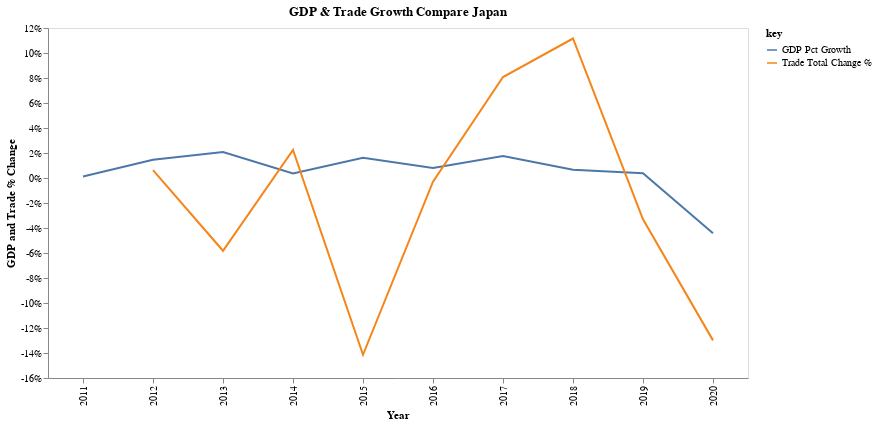

Write notebook code for a chart like this one.
### Code cell
my_altair.get_time_series_gdp_trade_trend_chart("Japan")

### Figure 1 — Vega-Lite specification as saved in the notebook (floating-point values rounded to 4 significant figures)
{"config": {"view": {"continuousWidth": 400, "continuousHeight": 300}, "axis": {"grid": false}}, "layer": [{"mark": "line", "encoding": {"color": {"field": "key", "type": "nominal"}, "x": {"axis": {"title": "Year"}, "field": "Year", "type": "nominal"}, "y": {"axis": {"labelExpr": "datum.value + \"%\"", "title": "GDP and Trade % Change"}, "field": "value", "type": "quantitative"}}, "height": 350, "title": "GDP & Trade Growth Compare Japan", "transform": [{"fold": ["GDP Pct Growth", "Trade Total Change %"]}], "width": 700}, {"mark": {"type": "circle", "color": "red", "opacity": 0.0, "size": 1000}, "encoding": {"tooltip": [{"field": "GDP Growth Pct", "type": "quantitative"}, {"field": "Trade Total Change %", "type": "quantitative"}], "x": {"axis": {"title": ""}, "field": "Year", "type": "nominal"}, "y": {"axis": {"title": ""}, "field": "value", "type": "quantitative"}}, "transform": [{"fold": ["GDP Pct Growth", "Trade Total Change %"]}], "width": 700}], "data": {"name": "data-cd9a6e9ed06da87e312966b10326b5af"}, "$schema": "https://vega.github.io/schema/vega-lite/v4.17.0.json", "datasets": {"data-cd9a6e9ed06da87e312966b10326b5af": [{"Country": "Japan", "Metric Year": "2011-01-01", "Year": 2011, "AFF value added": 1.08, "Exports G & S Pct GDP": 14.77, "Exports G & S Pct US dollar": 930700000000.0, "Exports G & S annual growth %": -0.1196, "GDP": 6233000000000.0, "GDP 2015 US dollar": 4220000000000.0, "GDP Growth Pct": 0.1165, "GDP curr LCU": 497400000000000.0, "GDP per capita": 48760, "GNI": 6414000000000.0, "GNI Atlas": 6068000000000.0, "GNI PPP": 4764000000000.0, "GNI per capita Atlas": 37270, "GNI per capita PPP": 47470.0, "Gross capital formation": 23.54, "Gross domestic savings": 22.89, "Gross fixed capital formation": 23.35, "Gross fixed capital formation, private sector": 16.83, "Gross national expenditure Pct GDP": 100.6, "Gross savings Pct GDP": 25.58, "HH final consumer expenditure": 57.22, "Imports of G & S Pct GDP": 15.42, "Imports of G & S Pct annual growth": 5.728, "Imports of G & S current US dollar": 970200000000.0, "Industry Pct GDP": 26.7, "Manufacturing Pct GDP": 19.54, "Merchandise Trade % GDP": 26.93, "Net trade in G & S US dollar": -39540000000.0, "Net trade in Goods US dollar": -4474000000.0, "Population": 127833000, "Population growth": -0.19, "Services Pct GDP": 71.69, "Services value added GDP": 0.9075, "Textiles and clothing %  manufacturing": 1.921, "Trade Pct GDP": 30.19, "GDP $B": "$6233B", "GDP Pct Growth %": "0.12%", "GDP Pct Growth": 0.12, "Imports G & S Pct GDP": 15.42, "Net Trade Pct GDP": -0.65, "Trade Pct GDP %": 0.3, "Trade Total": 1870000000000.0, "Prev Year": 2010, "Year_curr": 2011, "Trade Total Change": null, "Trade Total Change %": null}, {"Country": "Japan", "Metric Year": "2012-01-01", "Year": 2012, "AFF value added": 1.123, "Exports G & S Pct GDP": 14.41, "Exports G & S Pct US dollar": 913600000000.0, "Exports G & S annual growth %": 0.1457, "GDP": 6272000000000.0, "GDP 2015 US dollar": 4278000000000.0, "GDP Growth Pct": 1.456, "GDP curr LCU": 500500000000000.0, "GDP per capita": 49145, "GNI": 6446000000000.0, "GNI Atlas": 6389000000000.0, "GNI PPP": 4932000000000.0, "GNI per capita Atlas": 38640, "GNI per capita PPP": 50060.0, "Gross capital formation": 24.0, "Gross domestic savings": 22.36, "Gross fixed capital formation": 23.77, "Gross fixed capital formation, private sector": 17.29, "Gross national expenditure Pct GDP": 101.6, "Gross savings Pct GDP": 24.9, "HH final consumer expenditure": 57.68, "Imports of G & S Pct GDP": 16.06, "Imports of G & S Pct annual growth": 5.453, "Imports of G & S current US dollar": 1015000000000.0, "Industry Pct GDP": 26.56, "Manufacturing Pct GDP": 19.67, "Merchandise Trade % GDP": 26.85, "Net trade in G & S US dollar": -101200000000.0, "Net trade in Goods US dollar": -53480000000.0, "Population": 127629000, "Population growth": -0.16, "Services Pct GDP": 71.75, "Services value added GDP": 1.508, "Textiles and clothing %  manufacturing": 1.756, "Trade Pct GDP": 30.47, "GDP $B": "$6272B", "GDP Pct Growth %": "1.46%", "GDP Pct Growth": 1.46, "Imports G & S Pct GDP": 16.06, "Net Trade Pct GDP": -1.65, "Trade Pct GDP %": 0.3, "Trade Total": 1882000000000.0, "Prev Year": 2011, "Year_curr": 2012, "Trade Total Change": 11760000000.0, "Trade Total Change %": 0.63}, {"Country": "Japan", "Metric Year": "2013-01-01", "Year": 2013, "AFF value added": 1.067, "Exports G & S Pct GDP": 15.78, "Exports G & S Pct US dollar": 830300000000.0, "Exports G & S annual growth %": 0.8106, "GDP": 5212000000000.0, "GDP 2015 US dollar": 4364000000000.0, "GDP Growth Pct": 2.079, "GDP curr LCU": 508700000000000.0, "GDP per capita": 40898, "GNI": 5392000000000.0, "GNI Atlas": 6226000000000.0, "GNI PPP": 5194000000000.0, "GNI per capita Atlas": 40760, "GNI per capita PPP": 48850.0, "Gross capital formation": 24.42, "Gross domestic savings": 22.01, "Gross fixed capital formation": 24.56, "Gross fixed capital formation, private sector": 17.9, "Gross national expenditure Pct GDP": 102.4, "Gross savings Pct GDP": 25.25, "HH final consumer expenditure": 58.14, "Imports of G & S Pct GDP": 18.19, "Imports of G & S Pct annual growth": 3.169, "Imports of G & S current US dollar": 955500000000.0, "Industry Pct GDP": 26.65, "Manufacturing Pct GDP": 19.33, "Merchandise Trade % GDP": 29.7, "Net trade in G & S US dollar": -125100000000.0, "Net trade in Goods US dollar": -89650000000.0, "Population": 127445000, "Population growth": -0.14, "Services Pct GDP": 71.62, "Services value added GDP": 2.087, "Textiles and clothing %  manufacturing": 1.654, "Trade Pct GDP": 33.98, "GDP $B": "$5212B", "GDP Pct Growth %": "2.08%", "GDP Pct Growth": 2.08, "Imports G & S Pct GDP": 18.19, "Net Trade Pct GDP": -2.41, "Trade Pct GDP %": 0.34, "Trade Total": 1772000000000.0, "Prev Year": 2012, "Year_curr": 2013, "Trade Total Change": -109500000000.0, "Trade Total Change %": -5.82}, {"Country": "Japan", "Metric Year": "2014-01-01", "Year": 2014, "AFF value added": 0.9966, "Exports G & S Pct GDP": 17.42, "Exports G & S Pct US dollar": 863000000000.0, "Exports G & S annual growth %": 9.342, "GDP": 4897000000000.0, "GDP 2015 US dollar": 4377000000000.0, "GDP Growth Pct": 0.3628, "GDP curr LCU": 518800000000000.0, "GDP per capita": 38475, "GNI": 5079000000000.0, "GNI Atlas": 5656000000000.0, "GNI PPP": 5222000000000.0, "GNI per capita Atlas": 41030, "GNI per capita PPP": 44440.0, "Gross capital formation": 25.04, "Gross domestic savings": 22.44, "Gross fixed capital formation": 25.08, "Gross fixed capital formation, private sector": 18.45, "Gross national expenditure Pct GDP": 102.6, "Gross savings Pct GDP": 25.77, "HH final consumer expenditure": 57.63, "Imports of G & S Pct GDP": 20.01, "Imports of G & S Pct annual growth": 8.125, "Imports of G & S current US dollar": 991600000000.0, "Industry Pct GDP": 27.31, "Manufacturing Pct GDP": 19.59, "Merchandise Trade % GDP": 30.68, "Net trade in G & S US dollar": -128600000000.0, "Net trade in Goods US dollar": -99820000000.0, "Population": 127276000, "Population growth": -0.13, "Services Pct GDP": 70.88, "Services value added GDP": -0.4401, "Textiles and clothing %  manufacturing": 1.585, "Trade Pct GDP": 37.43, "GDP $B": "$4897B", "GDP Pct Growth %": "0.36%", "GDP Pct Growth": 0.36, "Imports G & S Pct GDP": 20.01, "Net Trade Pct GDP": -2.59, "Trade Pct GDP %": 0.37, "Trade Total": 1812000000000.0, "Prev Year": 2013, "Year_curr": 2014, "Trade Total Change": 39700000000.0, "Trade Total Change %": 2.24}, {"Country": "Japan", "Metric Year": "2015-01-01", "Year": 2015, "AFF value added": 1.034, "Exports G & S Pct GDP": 17.44, "Exports G & S Pct US dollar": 784700000000.0, "Exports G & S annual growth %": 3.211, "GDP": 4445000000000.0, "GDP 2015 US dollar": 4445000000000.0, "GDP Growth Pct": 1.615, "GDP curr LCU": 538000000000000.0, "GDP per capita": 34960, "GNI": 4620000000000.0, "GNI Atlas": 5006000000000.0, "GNI PPP": 5404000000000.0, "GNI per capita Atlas": 42510, "GNI per capita PPP": 39380.0, "Gross capital formation": 25.17, "Gross domestic savings": 24.61, "Gross fixed capital formation": 24.97, "Gross fixed capital formation, private sector": 18.08, "Gross national expenditure Pct GDP": 100.6, "Gross savings Pct GDP": 28.18, "HH final consumer expenditure": 55.77, "Imports of G & S Pct GDP": 17.99, "Imports of G & S Pct annual growth": 0.44, "Imports of G & S current US dollar": 808000000000.0, "Industry Pct GDP": 28.58, "Manufacturing Pct GDP": 20.46, "Merchandise Trade % GDP": 28.64, "Net trade in G & S US dollar": -23280000000.0, "Net trade in Goods US dollar": -7335000000.0, "Population": 127141000, "Population growth": -0.11, "Services Pct GDP": 69.8, "Services value added GDP": 1.426, "Textiles and clothing %  manufacturing": 1.744, "Trade Pct GDP": 35.43, "GDP $B": "$4445B", "GDP Pct Growth %": "1.61%", "GDP Pct Growth": 1.61, "Imports G & S Pct GDP": 17.99, "Net Trade Pct GDP": -0.55, "Trade Pct GDP %": 0.35, "Trade Total": 1556000000000.0, "Prev Year": 2014, "Year_curr": 2015, "Trade Total Change": -256200000000.0, "Trade Total Change %": -14.14}, {"Country": "Japan", "Metric Year": "2016-01-01", "Year": 2016, "AFF value added": 1.125, "Exports G & S Pct GDP": 16.06, "Exports G & S Pct US dollar": 811500000000.0, "Exports G & S annual growth %": 1.618, "GDP": 5004000000000.0, "GDP 2015 US dollar": 4478000000000.0, "GDP Growth Pct": 0.8119, "GDP curr LCU": 544400000000000.0, "GDP per capita": 39400, "GNI": 5178000000000.0, "GNI Atlas": 4888000000000.0, "GNI PPP": 5338000000000.0, "GNI per capita Atlas": 42040, "GNI per capita PPP": 38490.0, "Gross capital formation": 24.84, "Gross domestic savings": 25.64, "Gross fixed capital formation": 24.76, "Gross fixed capital formation, private sector": 0.0, "Gross national expenditure Pct GDP": 99.19, "Gross savings Pct GDP": 28.73, "HH final consumer expenditure": 54.7, "Imports of G & S Pct GDP": 15.25, "Imports of G & S Pct annual growth": -1.175, "Imports of G & S current US dollar": 771100000000.0, "Industry Pct GDP": 28.63, "Manufacturing Pct GDP": 20.29, "Merchandise Trade % GDP": 25.04, "Net trade in G & S US dollar": 40440000000.0, "Net trade in Goods US dollar": 51160000000.0, "Population": 126994511, "Population growth": -0.12, "Services Pct GDP": 69.89, "Services value added GDP": 0.8197, "Textiles and clothing %  manufacturing": 1.668, "Trade Pct GDP": 31.31, "GDP $B": "$5004B", "GDP Pct Growth %": "0.81%", "GDP Pct Growth": 0.81, "Imports G & S Pct GDP": 15.25, "Net Trade Pct GDP": 0.81, "Trade Pct GDP %": 0.31, "Trade Total": 1551000000000.0, "Prev Year": 2015, "Year_curr": 2016, "Trade Total Change": -4586000000.0, "Trade Total Change %": -0.29}, {"Country": "Japan", "Metric Year": "2017-01-01", "Year": 2017, "AFF value added": 1.128, "Exports G & S Pct GDP": 17.59, "Exports G & S Pct US dollar": 875500000000.0, "Exports G & S annual growth %": 6.619, "GDP": 4931000000000.0, "GDP 2015 US dollar": 4553000000000.0, "GDP Growth Pct": 1.759, "GDP curr LCU": 553100000000000.0, "GDP per capita": 38891, "GNI": 5113000000000.0, "GNI Atlas": 4943000000000.0, "GNI PPP": 5457000000000.0, "GNI per capita Atlas": 43040, "GNI per capita PPP": 38990.0, "Gross capital formation": 25.21, "Gross domestic savings": 25.97, "Gross fixed capital formation": 25.01, "Gross fixed capital formation, private sector": 0.0, "Gross national expenditure Pct GDP": 99.24, "Gross savings Pct GDP": 29.29, "HH final consumer expenditure": 54.61, "Imports of G & S Pct GDP": 16.83, "Imports of G & S Pct annual growth": 3.307, "Imports of G & S current US dollar": 837900000000.0, "Industry Pct GDP": 28.88, "Manufacturing Pct GDP": 20.44, "Merchandise Trade % GDP": 27.79, "Net trade in G & S US dollar": 37640000000.0, "Net trade in Goods US dollar": 43840000000.0, "Population": 126785797, "Population growth": -0.16, "Services Pct GDP": 69.54, "Services value added GDP": 1.12, "Textiles and clothing %  manufacturing": 1.668, "Trade Pct GDP": 34.42, "GDP $B": "$4931B", "GDP Pct Growth %": "1.76%", "GDP Pct Growth": 1.76, "Imports G & S Pct GDP": 16.83, "Net Trade Pct GDP": 0.76, "Trade Pct GDP %": 0.34, "Trade Total": 1676000000000.0, "Prev Year": 2016, "Year_curr": 2017, "Trade Total Change": 125300000000.0, "Trade Total Change %": 8.08}, {"Country": "Japan", "Metric Year": "2018-01-01", "Year": 2018, "AFF value added": 1.047, "Exports G & S Pct GDP": 18.33, "Exports G & S Pct US dollar": 929800000000.0, "Exports G & S annual growth %": 3.76, "GDP": 5037000000000.0, "GDP 2015 US dollar": 4579000000000.0, "GDP Growth Pct": 0.6609, "GDP curr LCU": 556200000000000.0, "GDP per capita": 39808, "GNI": 5229000000000.0, "GNI Atlas": 5295000000000.0, "GNI PPP": 5543000000000.0, "GNI per capita Atlas": 43810, "GNI per capita PPP": 41850.0, "Gross capital formation": 25.56, "Gross domestic savings": 25.58, "Gross fixed capital formation": 25.19, "Gross fixed capital formation, private sector": 0.0, "Gross national expenditure Pct GDP": 99.98, "Gross savings Pct GDP": 29.02, "HH final consumer expenditure": 54.84, "Imports of G & S Pct GDP": 18.31, "Imports of G & S Pct annual growth": 3.814, "Imports of G & S current US dollar": 928400000000.0, "Industry Pct GDP": 29.06, "Manufacturing Pct GDP": 20.69, "Merchandise Trade % GDP": 29.51, "Net trade in G & S US dollar": 1405000000.0, "Net trade in Goods US dollar": 10590000000.0, "Population": 126529100, "Population growth": -0.2, "Services Pct GDP": 69.46, "Services value added GDP": -0.05956, "Textiles and clothing %  manufacturing": 1.668, "Trade Pct GDP": 36.64, "GDP $B": "$5037B", "GDP Pct Growth %": "0.66%", "GDP Pct Growth": 0.66, "Imports G & S Pct GDP": 18.31, "Net Trade Pct GDP": 0.02, "Trade Pct GDP %": 0.37, "Trade Total": 1864000000000.0, "Prev Year": 2017, "Year_curr": 2018, "Trade Total Change": 187200000000.0, "Trade Total Change %": 11.16}, {"Country": "Japan", "Metric Year": "2019-01-01", "Year": 2019, "AFF value added": 1.007, "Exports G & S Pct GDP": 17.36, "Exports G & S Pct US dollar": 904600000000.0, "Exports G & S annual growth %": -1.425, "GDP": 5149000000000.0, "GDP 2015 US dollar": 4591000000000.0, "GDP Growth Pct": 0.3752, "GDP curr LCU": 561300000000000.0, "GDP per capita": 40777, "GNI": 5348000000000.0, "GNI Atlas": 5344000000000.0, "GNI PPP": 5589000000000.0, "GNI per capita Atlas": 44260, "GNI per capita PPP": 42330.0, "Gross capital formation": 25.76, "Gross domestic savings": 25.72, "Gross fixed capital formation": 25.38, "Gross fixed capital formation, private sector": 0.0, "Gross national expenditure Pct GDP": 100.0, "Gross savings Pct GDP": 29.34, "HH final consumer expenditure": 54.45, "Imports of G & S Pct GDP": 17.4, "Imports of G & S Pct annual growth": -0.4087, "Imports of G & S current US dollar": 913200000000.0, "Industry Pct GDP": 28.75, "Manufacturing Pct GDP": 20.31, "Merchandise Trade % GDP": 27.71, "Net trade in G & S US dollar": -8615000000.0, "Net trade in Goods US dollar": 1361000000.0, "Population": 126264931, "Population growth": -0.21, "Services Pct GDP": 69.3, "Services value added GDP": -0.02133, "Textiles and clothing %  manufacturing": 0.0, "Trade Pct GDP": 34.76, "GDP $B": "$5149B", "GDP Pct Growth %": "0.38%", "GDP Pct Growth": 0.38, "Imports G & S Pct GDP": 17.4, "Net Trade Pct GDP": -0.04, "Trade Pct GDP %": 0.35, "Trade Total": 1802000000000.0, "Prev Year": 2018, "Year_curr": 2019, "Trade Total Change": -61580000000.0, "Trade Total Change %": -3.3}, {"Country": "Japan", "Metric Year": "2020-01-01", "Year": 2020, "AFF value added": 0.0, "Exports G & S Pct GDP": 15.53, "Exports G & S Pct US dollar": 793300000000.0, "Exports G & S annual growth %": -11.74, "GDP": 5058000000000.0, "GDP 2015 US dollar": 4381000000000.0, "GDP Growth Pct": -4.423, "GDP curr LCU": 540000000000000.0, "GDP per capita": 40193, "GNI": 5146000000000.0, "GNI Atlas": 5079000000000.0, "GNI PPP": 5428000000000.0, "GNI per capita Atlas": 43130, "GNI per capita PPP": 40360.0, "Gross capital formation": 25.51, "Gross domestic savings": 25.52, "Gross fixed capital formation": 25.3, "Gross fixed capital formation, private sector": 0.0, "Gross national expenditure Pct GDP": 99.99, "Gross savings Pct GDP": 26.8, "HH final consumer expenditure": 53.4, "Imports of G & S Pct GDP": 15.54, "Imports of G & S Pct annual growth": -7.284, "Imports of G & S current US dollar": 799500000000.0, "Industry Pct GDP": 0.0, "Manufacturing Pct GDP": 0.0, "Merchandise Trade % GDP": 25.24, "Net trade in G & S US dollar": -6200000000.0, "Net trade in Goods US dollar": 28810000000.0, "Population": 125836021, "Population growth": -0.34, "Services Pct GDP": 0.0, "Services value added GDP": 0.0, "Textiles and clothing %  manufacturing": 0.0, "Trade Pct GDP": 31.07, "GDP $B": "$5058B", "GDP Pct Growth %": "-4.42%", "GDP Pct Growth": -4.42, "Imports G & S Pct GDP": 15.54, "Net Trade Pct GDP": -0.01, "Trade Pct GDP %": 0.31, "Trade Total": 1568000000000.0, "Prev Year": 2019, "Year_curr": 2020, "Trade Total Change": -234200000000.0, "Trade Total Change %": -12.99}]}}
